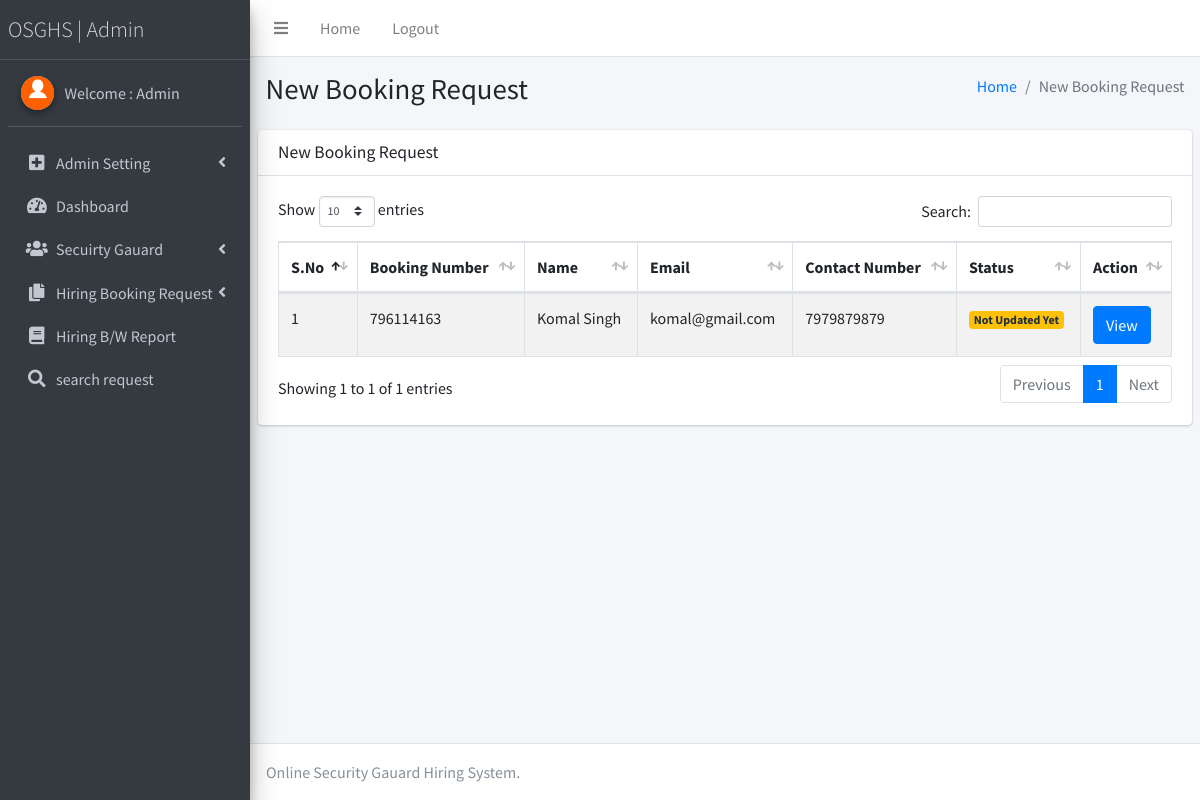
Screenshot of /osghs/admin/new-booking-request.php (signed in) with the database file from the repository.
### tables this page shows
CREATE TABLE `tblhiring` (
  `ID` int(10) NOT NULL,
  `BookingNumber` varchar(250) DEFAULT NULL,
  `FirstName` varchar(250) DEFAULT NULL,
  `LastName` varchar(250) DEFAULT NULL,
  `Email` varchar(250) DEFAULT NULL,
  `MobileNumber` bigint(10) DEFAULT NULL,
  `Address` mediumtext DEFAULT NULL,
  `RequirementNumber` int(11) DEFAULT NULL,
  `Shift` varchar(100) DEFAULT NULL,
  `Gender` varchar(50) DEFAULT NULL,
  `Dateofbooking` timestamp NULL DEFAULT current_timestamp(),
  `Status` varchar(250) DEFAULT NULL,
  `Remark` varchar(250) DEFAULT NULL,
  `GuardAssign` mediumtext DEFAULT NULL,
  `UpdationDate` timestamp NULL DEFAULT NULL ON UPDATE current_timestamp()
);

### osghs/admin/new-booking-request.php (the view, shortened to what this page needs)
<?php
include('includes/dbconnection.php');
if (strlen($_SESSION['osghsaid']==0)) {
  header('location:logout.php');
  } else{
  ?>
<!DOCTYPE html>
<html>
<head>
  <link rel="stylesheet" href="plugins/fontawesome-free/css/all.min.css">
  <link rel="stylesheet" href="https://code.ionicframework.com/ionicons/2.0.1/css/ionicons.min.css">
  <link rel="stylesheet" href="plugins/datatables-bs4/css/dataTables.bootstrap4.css">
  <link rel="stylesheet" href="dist/css/adminlte.min.css">
</head>
<body class="hold-transition sidebar-mini">
<div class="wrapper">
  <?php include_once('includes/header.php');?>
<?php include_once('includes/sidebar.php');?>
  <div class="content-wrapper">
    <section class="content-header">
      <div class="container-fluid">
        <div class="row mb-2">
          <div class="col-sm-6">
            <h1>New Booking Request</h1>
          </div>
          <div class="col-sm-6">
            <ol class="breadcrumb float-sm-right">
              <li class="breadcrumb-item"><a href="dashboard.php">Home</a></li>
              <li class="breadcrumb-item active">New Booking Request</li>
            </ol>
          </div>
        </div>
      </div>
    </section>
    <section class="content">
      <div class="row">
        <div class="col-12">
          <div class="card">
            <div class="card-header">
              <h3 class="card-title">New Booking Request</h3>
            </div>
            <div class="card-body">
              <table id="example1" class="table table-bordered table-striped">
                <thead>
                <tr>
                    <th>S.No</th>
                    <th>Booking Number</th>
                    <th>Name</th>
                    <th>Email</th>
                    <th>Contact Number</th>
                    <th>Status</th>
                    <th>Action</th>
                  </tr>
                </thead>
                 <?php
$sql="SELECT * from tblhiring where Status is null";
$query = $dbh -> prepare($sql);
$query->execute();
$results=$query->fetchAll(PDO::FETCH_OBJ);
$cnt=1;
if($query->rowCount() > 0)
{
foreach($results as $row)
{               ?>
                <tr>
                    <td><?php echo htmlentities($cnt);?></td>
                    <td><?php  echo htmlentities($row->BookingNumber);?></td>
                    <td><?php  echo htmlentities($row->FirstName);?> <?php  echo htmlentities($row->LastName);?>
                    </td>
                    <td><?php  echo htmlentities($row->Email);?></td>
                    <td> <?php  echo htmlentities($row->MobileNumber);?></td>
                    <?php if($row->Status==""){ ?>
                     <td>  <span class="badge badge-warning"><?php echo "Not Updated Yet"; ?></span></td>
<?php } ?>
                    <td><a href="view-booking-detail.php?bookingid=<?php echo htmlentities ($row->BookingNumber);?>" class="btn btn-primary">View</a></td>
                  </tr>
                <?php $cnt=$cnt+1;}} ?>
              </table>
            </div>
          </div>
        </div>
      </div>
    </section>
  </div>
 <?php include_once('includes/footer.php');?>
</div>
</body>
</html>
<?php }  ?>

### osghs/admin/includes/sidebar.php (shortened to what this page needs)
  <aside class="main-sidebar sidebar-dark-primary elevation-4">
    <a href="dashboard.php" class="brand-link" style="font-weight:bold; font-size:22px;">
      <span class="brand-text font-weight-light">OSGHS | Admin</span>
    </a>
    <div class="sidebar">
      <div class="user-panel mt-3 pb-3 mb-3 d-flex">
        <div class="image">
          <img src="dist/img/download.png" class="img-circle elevation-2" alt="User Image">
        </div>
        <div class="info">
<?php
$aid=$_SESSION['osghsaid'];
$sql="SELECT AdminName from  tbladmin where ID=:aid";
$query = $dbh -> prepare($sql);
$query->bindParam(':aid',$aid,PDO::PARAM_STR);
$query->execute();
$results=$query->fetchAll(PDO::FETCH_OBJ);
$cnt=1;
if($query->rowCount() > 0)
{
foreach($results as $row)
{               ?>
          <a href="admin-profile.php" class="d-block">Welcome : <?php  echo $row->AdminName;?></a>
          <?php $cnt=$cnt+1;}} ?>
        </div>
      </div>
      <nav class="mt-2">
        <ul class="nav nav-pills nav-sidebar flex-column" data-widget="treeview" role="menu" data-accordion="false">
            <li class="nav-item has-treeview">
            <a href="#" class="nav-link">
              <i class="nav-icon fas fa-plus-square"></i>
              <p>
                Admin Setting
                <i class="fas fa-angle-left right"></i>
              </p>
            </a>
          </li>
          <li class="nav-item">
            <a href="dashboard.php" class="nav-link">
              <i class="nav-icon fas fa-tachometer-alt"></i>
              <p>
                Dashboard
               </p>
            </a>
          </li>
          <li class="nav-item has-treeview">
            <a href="#" class="nav-link">
              <i class="nav-icon fas fa-users"></i>
              <p>
                Secuirty Gauard
                <i class="fas fa-angle-left right"></i>
              </p>
            </a>
          </li>
<li class="nav-item has-treeview">
            <a href="#" class="nav-link">
              <i class="nav-icon fas fa-copy"></i>
              <p>
                Hiring Booking Request
                <i class="right fas fa-angle-left"></i>
              </p>
            </a>
          </li>
          <li class="nav-item">
            <a href="between-dates-report.php" class="nav-link">
              <i class="nav-icon fas fa-book"></i>
              <p>
                Hiring B/W Report
               </p>
            </a>
          </li>
      <li class="nav-item">
            <a href="search.php" class="nav-link">
              <i class="nav-icon fas fa-search"></i>
              <p>
                search request
               </p>
            </a>
          </li>
        </ul>
      </nav>
    </div>
  </aside>

### rows the page displays
tblhiring: BookingNumber "796114163", FirstName "Komal", LastName "Singh", Email "komal@gmail.com", MobileNumber "7979879879", shows "Not Updated Yet"

### other values shown
$row->AdminName "Admin"
